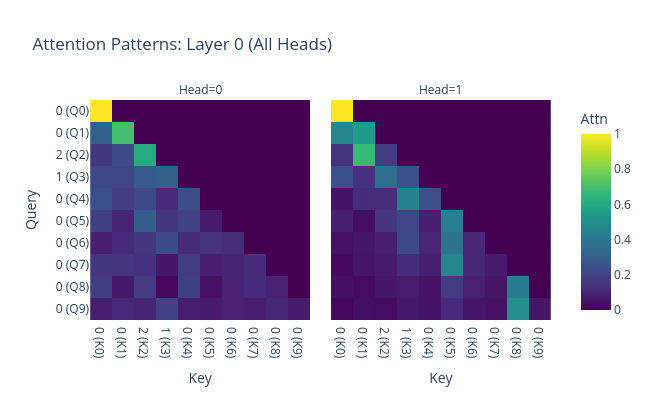
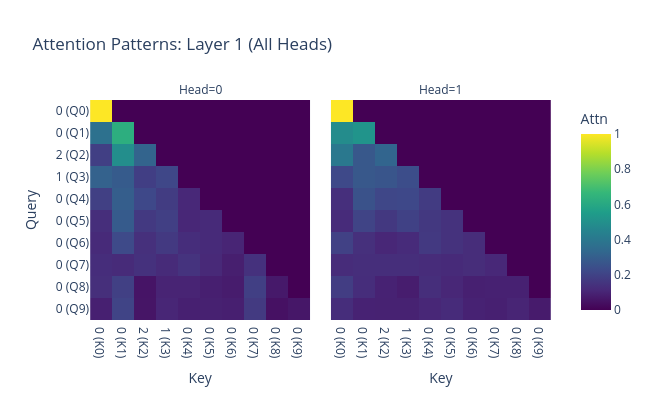

Source (notebook cell) for these figures, in order:
### Code cell
history=process.generate_process_history(total_length=10)
input_seq=torch.tensor([history.symbols],dtype=torch.long,device=device)
# input_seq=torch.tensor([1,1,0,2,1,1,1,2,2,2],dtype=torch.long,device=device)
print(input_seq)
logits, cache = model.run_with_cache(input_seq)
token_labels = [str(t.item()) for t in input_seq[0]]
plot_attention_heatmap(cache, layer_idx=None, head_idx=None, tokens=token_labels)

### Figure 1 — Plotly figure (JSON) as saved in the notebook; plotly's stock layout.template omitted (floating-point values rounded to 4 significant figures)
{"data": [{"coloraxis": "coloraxis", "hovertemplate": "Key: %{x}<br>Query: %{y}<br>Attn: %{z}<extra></extra>", "name": "0", "type": "heatmap", "x": ["0 (K0)", "0 (K1)", "2 (K2)", "1 (K3)", "0 (K4)", "0 (K5)", "0 (K6)", "0 (K7)", "0 (K8)", "0 (K9)"], "xaxis": "x", "y": ["0 (Q0)", "0 (Q1)", "2 (Q2)", "1 (Q3)", "0 (Q4)", "0 (Q5)", "0 (Q6)", "0 (Q7)", "0 (Q8)", "0 (Q9)"], "yaxis": "y", "z": [[1.0, 0.0, 0.0, 0.0, 0.0, 0.0, 0.0, 0.0, 0.0, 0.0], [0.301, 0.699, 0.0, 0.0, 0.0, 0.0, 0.0, 0.0, 0.0, 0.0], [0.1656, 0.2294, 0.605, 0.0, 0.0, 0.0, 0.0, 0.0, 0.0, 0.0], [0.2185, 0.2034, 0.2817, 0.2964, 0.0, 0.0, 0.0, 0.0, 0.0, 0.0], [0.2437, 0.1793, 0.2223, 0.1192, 0.2356, 0.0, 0.0, 0.0, 0.0, 0.0], [0.1885, 0.09604, 0.2954, 0.1536, 0.1937, 0.07273, 0.0, 0.0, 0.0, 0.0], [0.08461, 0.1174, 0.1666, 0.2323, 0.1208, 0.1479, 0.1303, 0.0, 0.0, 0.0], [0.1571, 0.1535, 0.142, 0.06202, 0.1775, 0.08641, 0.09579, 0.1256, 0.0, 0.0], [0.1873, 0.06787, 0.1714, 0.02111, 0.1883, 0.04443, 0.09734, 0.1285, 0.0938, 0.0], [0.08243, 0.1103, 0.1004, 0.1977, 0.0827, 0.07087, 0.09343, 0.08268, 0.1045, 0.07491]]}, {"coloraxis": "coloraxis", "hovertemplate": "Key: %{x}<br>Query: %{y}<br>Attn: %{z}<extra></extra>", "name": "1", "type": "heatmap", "x": ["0 (K0)", "0 (K1)", "2 (K2)", "1 (K3)", "0 (K4)", "0 (K5)", "0 (K6)", "0 (K7)", "0 (K8)", "0 (K9)"], "xaxis": "x2", "y": ["0 (Q0)", "0 (Q1)", "2 (Q2)", "1 (Q3)", "0 (Q4)", "0 (Q5)", "0 (Q6)", "0 (Q7)", "0 (Q8)", "0 (Q9)"], "yaxis": "y2", "z": [[1.0, 0.0, 0.0, 0.0, 0.0, 0.0, 0.0, 0.0, 0.0, 0.0], [0.4513, 0.5487, 0.0, 0.0, 0.0, 0.0, 0.0, 0.0, 0.0, 0.0], [0.1481, 0.6737, 0.1782, 0.0, 0.0, 0.0, 0.0, 0.0, 0.0, 0.0], [0.2442, 0.1421, 0.3619, 0.2518, 0.0, 0.0, 0.0, 0.0, 0.0, 0.0], [0.05428, 0.1295, 0.1328, 0.441, 0.2425, 0.0, 0.0, 0.0, 0.0, 0.0], [0.07872, 0.0389, 0.1566, 0.2124, 0.08636, 0.427, 0.0, 0.0, 0.0, 0.0], [0.04617, 0.06229, 0.07872, 0.221, 0.1024, 0.3862, 0.1032, 0.0, 0.0, 0.0], [0.02433, 0.05735, 0.07017, 0.1287, 0.08543, 0.4553, 0.1084, 0.07035, 0.0, 0.0], [0.04397, 0.0275, 0.062, 0.07607, 0.05175, 0.1743, 0.08815, 0.05589, 0.4204, 0.0], [0.01716, 0.04045, 0.03121, 0.06938, 0.0552, 0.1215, 0.06272, 0.05057, 0.4928, 0.059]]}], "layout": {"annotations": [{"font": {}, "showarrow": false, "text": "Head=0", "x": 0.2497, "xanchor": "center", "xref": "paper", "y": 1, "yanchor": "bottom", "yref": "paper"}, {"font": {}, "showarrow": false, "text": "Head=1", "x": 0.7502, "xanchor": "center", "xref": "paper", "y": 1, "yanchor": "bottom", "yref": "paper"}], "coloraxis": {"cmax": 1, "cmin": 0, "colorbar": {"title": {"text": "Attn"}}, "colorscale": [[0, "#440154"], [0.1111, "#482878"], [0.2222, "#3e4989"], [0.3333, "#31688e"], [0.4444, "#26828e"], [0.5556, "#1f9e89"], [0.6667, "#35b779"], [0.7778, "#6ece58"], [0.8889, "#b5de2b"], [1, "#fde725"]]}, "height": 400, "title": {"text": "Attention Patterns: Layer 0 (All Heads)"}, "width": 650, "xaxis": {"anchor": "y", "constrain": "domain", "domain": [0, 0.4995], "scaleanchor": "y", "title": {"text": "Key"}}, "xaxis2": {"anchor": "y2", "domain": [0.5005, 1], "matches": "x", "title": {"text": "Key"}}, "yaxis": {"anchor": "x", "autorange": "reversed", "constrain": "domain", "domain": [0, 1], "title": {"text": "Query"}}, "yaxis2": {"anchor": "x2", "domain": [0, 1], "matches": "y", "showticklabels": false}}}

### Figure 2 — Plotly figure (JSON) as saved in the notebook; plotly's stock layout.template omitted (floating-point values rounded to 4 significant figures)
{"data": [{"coloraxis": "coloraxis", "hovertemplate": "Key: %{x}<br>Query: %{y}<br>Attn: %{z}<extra></extra>", "name": "0", "type": "heatmap", "x": ["0 (K0)", "0 (K1)", "2 (K2)", "1 (K3)", "0 (K4)", "0 (K5)", "0 (K6)", "0 (K7)", "0 (K8)", "0 (K9)"], "xaxis": "x", "y": ["0 (Q0)", "0 (Q1)", "2 (Q2)", "1 (Q3)", "0 (Q4)", "0 (Q5)", "0 (Q6)", "0 (Q7)", "0 (Q8)", "0 (Q9)"], "yaxis": "y", "z": [[1.0, 0.0, 0.0, 0.0, 0.0, 0.0, 0.0, 0.0, 0.0, 0.0], [0.3716, 0.6284, 0.0, 0.0, 0.0, 0.0, 0.0, 0.0, 0.0, 0.0], [0.1877, 0.4925, 0.3198, 0.0, 0.0, 0.0, 0.0, 0.0, 0.0, 0.0], [0.311, 0.2873, 0.1867, 0.215, 0.0, 0.0, 0.0, 0.0, 0.0, 0.0], [0.191, 0.2983, 0.2202, 0.1784, 0.112, 0.0, 0.0, 0.0, 0.0, 0.0], [0.1318, 0.2869, 0.1681, 0.1889, 0.1072, 0.117, 0.0, 0.0, 0.0, 0.0], [0.1182, 0.2262, 0.1371, 0.1688, 0.1293, 0.119, 0.1013, 0.0, 0.0, 0.0], [0.129, 0.1204, 0.1414, 0.1196, 0.1495, 0.1141, 0.08444, 0.1415, 0.0, 0.0], [0.1333, 0.1927, 0.05547, 0.09975, 0.099, 0.08611, 0.07616, 0.19, 0.06756, 0.0], [0.08956, 0.2044, 0.0568, 0.1056, 0.08798, 0.09039, 0.08614, 0.1702, 0.04695, 0.06201]]}, {"coloraxis": "coloraxis", "hovertemplate": "Key: %{x}<br>Query: %{y}<br>Attn: %{z}<extra></extra>", "name": "1", "type": "heatmap", "x": ["0 (K0)", "0 (K1)", "2 (K2)", "1 (K3)", "0 (K4)", "0 (K5)", "0 (K6)", "0 (K7)", "0 (K8)", "0 (K9)"], "xaxis": "x2", "y": ["0 (Q0)", "0 (Q1)", "2 (Q2)", "1 (Q3)", "0 (Q4)", "0 (Q5)", "0 (Q6)", "0 (Q7)", "0 (Q8)", "0 (Q9)"], "yaxis": "y2", "z": [[1.0, 0.0, 0.0, 0.0, 0.0, 0.0, 0.0, 0.0, 0.0, 0.0], [0.4841, 0.5159, 0.0, 0.0, 0.0, 0.0, 0.0, 0.0, 0.0, 0.0], [0.4021, 0.2743, 0.3236, 0.0, 0.0, 0.0, 0.0, 0.0, 0.0, 0.0], [0.2218, 0.2761, 0.2647, 0.2374, 0.0, 0.0, 0.0, 0.0, 0.0, 0.0], [0.1363, 0.2542, 0.2164, 0.2193, 0.1739, 0.0, 0.0, 0.0, 0.0, 0.0], [0.1228, 0.205, 0.1651, 0.1966, 0.1658, 0.1448, 0.0, 0.0, 0.0, 0.0], [0.1938, 0.1371, 0.1069, 0.121, 0.1694, 0.1444, 0.1274, 0.0, 0.0, 0.0], [0.1259, 0.1319, 0.1301, 0.1326, 0.1245, 0.1182, 0.1266, 0.1103, 0.0, 0.0], [0.182, 0.1295, 0.09435, 0.08059, 0.1328, 0.1086, 0.08837, 0.09234, 0.09142, 0.0], [0.1285, 0.09452, 0.09266, 0.0939, 0.1091, 0.1228, 0.09461, 0.08873, 0.1022, 0.073]]}], "layout": {"annotations": [{"font": {}, "showarrow": false, "text": "Head=0", "x": 0.2497, "xanchor": "center", "xref": "paper", "y": 1, "yanchor": "bottom", "yref": "paper"}, {"font": {}, "showarrow": false, "text": "Head=1", "x": 0.7502, "xanchor": "center", "xref": "paper", "y": 1, "yanchor": "bottom", "yref": "paper"}], "coloraxis": {"cmax": 1, "cmin": 0, "colorbar": {"title": {"text": "Attn"}}, "colorscale": [[0, "#440154"], [0.1111, "#482878"], [0.2222, "#3e4989"], [0.3333, "#31688e"], [0.4444, "#26828e"], [0.5556, "#1f9e89"], [0.6667, "#35b779"], [0.7778, "#6ece58"], [0.8889, "#b5de2b"], [1, "#fde725"]]}, "height": 400, "title": {"text": "Attention Patterns: Layer 1 (All Heads)"}, "width": 650, "xaxis": {"anchor": "y", "constrain": "domain", "domain": [0, 0.4995], "scaleanchor": "y", "title": {"text": "Key"}}, "xaxis2": {"anchor": "y2", "domain": [0.5005, 1], "matches": "x", "title": {"text": "Key"}}, "yaxis": {"anchor": "x", "autorange": "reversed", "constrain": "domain", "domain": [0, 1], "title": {"text": "Query"}}, "yaxis2": {"anchor": "x2", "domain": [0, 1], "matches": "y", "showticklabels": false}}}
